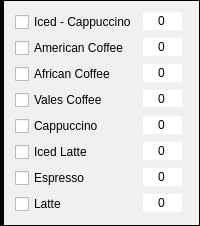
     <widget class="QGroupBox" name="drinksBox">
      <property name="minimumSize">
       <size>
        <width>173</width>
        <height>196</height>
       </size>
      </property>
      <property name="styleSheet">
       <string notr="true">QGroupBox {
	background-color: rgb(240, 240, 240);
    border: 1px solid black;
	border-left: 4px solid black;
}</string>
      </property>
      <property name="title">
       <string/>
      </property>
      <property name="checkable">
       <bool>false</bool>
      </property>
      <layout class="QFormLayout" name="formLayout_7">
       <item row="0" column="0">
        <widget class="QCheckBox" name="icedCappuccinoBox">
         <property name="text">
          <string>Iced - Cappuccino</string>
         </property>
         <property name="iconSize">
          <size>
           <width>16</width>
           <height>16</height>
          </size>
         </property>
         <property name="autoRepeat">
          <bool>false</bool>
         </property>
         <property name="tristate">
          <bool>false</bool>
         </property>
        </widget>
       </item>
       <item row="0" column="1">
        <widget class="QSpinBox" name="drinksSpinBox_icedCap">
         <property name="sizePolicy">
          <sizepolicy hsizetype="Preferred" vsizetype="Preferred">
           <horstretch>0</horstretch>
           <verstretch>0</verstretch>
          </sizepolicy>
         </property>
         <property name="minimumSize">
          <size>
           <width>35</width>
           <height>17</height>
          </size>
         </property>
         <property name="maximumSize">
          <size>
           <width>39</width>
           <height>18</height>
          </size>
         </property>
         <property name="focusPolicy">
          <enum>Qt::WheelFocus</enum>
         </property>
         <property name="contextMenuPolicy">
          <enum>Qt::DefaultContextMenu</enum>
         </property>
         <property name="styleSheet">
          <string notr="true"/>
         </property>
         <property name="wrapping">
          <bool>false</bool>
         </property>
         <property name="frame">
          <bool>false</bool>
         </property>
         <property name="alignment">
          <set>Qt::AlignCenter</set>
         </property>
         <property name="readOnly">
          <bool>false</bool>
         </property>
         <property name="buttonSymbols">
          <enum>QAbstractSpinBox::NoButtons</enum>
         </property>
         <property name="keyboardTracking">
          <bool>true</bool>
         </property>
         <property name="showGroupSeparator" stdset="0">
          <bool>false</bool>
         </property>
        </widget>
       </item>
       <item row="1" column="0">
        <widget class="QCheckBox" name="americanCoffeeBox">
         <property name="text">
          <string>American Coffee</string>
         </property>
         <property name="iconSize">
          <size>
           <width>16</width>
           <height>16</height>
          </size>
         </property>
         <property name="autoRepeat">
          <bool>false</bool>
         </property>
         <property name="tristate">
          <bool>false</bool>
         </property>
        </widget>
       </item>
       <item row="1" column="1">
        <widget class="QSpinBox" name="drinksSpinBox_american">
         <property name="sizePolicy">
          <sizepolicy hsizetype="Preferred" vsizetype="Preferred">
           <horstretch>0</horstretch>
           <verstretch>0</verstretch>
          </sizepolicy>
         </property>
         <property name="minimumSize">
          <size>
           <width>35</width>
           <height>17</height>
          </size>
         </property>
         <property name="maximumSize">
          <size>
           <width>39</width>
           <height>18</height>
          </size>
         </property>
         <property name="focusPolicy">
          <enum>Qt::WheelFocus</enum>
         </property>
         <property name="contextMenuPolicy">
          <enum>Qt::DefaultContextMenu</enum>
         </property>
         <property name="styleSheet">
          <string notr="true"/>
         </property>
         <property name="wrapping">
          <bool>false</bool>
         </property>
         <property name="frame">
          <bool>false</bool>
         </property>
         <property name="alignment">
          <set>Qt::AlignCenter</set>
         </property>
         <property name="readOnly">
          <bool>false</bool>
         </property>
         <property name="buttonSymbols">
          <enum>QAbstractSpinBox::NoButtons</enum>
         </property>
         <property name="keyboardTracking">
          <bool>true</bool>
         </property>
         <property name="showGroupSeparator" stdset="0">
          <bool>false</bool>
         </property>
        </widget>
       </item>
       <item row="2" column="0">
        <widget class="QCheckBox" name="africanCoffeeBox">
         <property name="text">
          <string>African Coffee</string>
         </property>
         <property name="iconSize">
          <size>
           <width>16</width>
           <height>16</height>
          </size>
         </property>
         <property name="autoRepeat">
          <bool>false</bool>
         </property>
         <property name="tristate">
          <bool>false</bool>
         </property>
        </widget>
       </item>
       <item row="2" column="1">
        <widget class="QSpinBox" name="drinksSpinBox_african">
         <property name="sizePolicy">
          <sizepolicy hsizetype="Preferred" vsizetype="Preferred">
           <horstretch>0</horstretch>
           <verstretch>0</verstretch>
          </sizepolicy>
         </property>
         <property name="minimumSize">
          <size>
           <width>35</width>
           <height>16</height>
          </size>
         </property>
         <property name="maximumSize">
          <size>
           <width>39</width>
           <height>18</height>
          </size>
         </property>
         <property name="focusPolicy">
          <enum>Qt::WheelFocus</enum>
         </property>
         <property name="contextMenuPolicy">
          <enum>Qt::DefaultContextMenu</enum>
         </property>
         <property name="styleSheet">
          <string notr="true"/>
         </property>
         <property name="wrapping">
          <bool>false</bool>
         </property>
         <property name="frame">
          <bool>false</bool>
         </property>
         <property name="alignment">
          <set>Qt::AlignCenter</set>
         </property>
         <property name="readOnly">
          <bool>false</bool>
         </property>
         <property name="buttonSymbols">
          <enum>QAbstractSpinBox::NoButtons</enum>
         </property>
         <property name="keyboardTracking">
          <bool>true</bool>
         </property>
         <property name="showGroupSeparator" stdset="0">
          <bool>false</bool>
         </property>
        </widget>
       </item>
       <item row="3" column="0">
        <widget class="QCheckBox" name="valesBox">
         <property name="text">
          <string>Vales Coffee</string>
         </property>
         <property name="iconSize">
          <size>
           <width>16</width>
           <height>16</height>
          </size>
         </property>
         <property name="autoRepeat">
          <bool>false</bool>
         </property>
         <property name="tristate">
          <bool>false</bool>
         </property>
        </widget>
       </item>
       <item row="3" column="1">
        <widget class="QSpinBox" name="drinksSpinBox_vales">
         <property name="sizePolicy">
          <sizepolicy hsizetype="Preferred" vsizetype="Preferred">
           <horstretch>0</horstretch>
           <verstretch>0</verstretch>
          </sizepolicy>
         </property>
         <property name="minimumSize">
          <size>
           <width>35</width>
           <height>17</height>
          </size>
         </property>
         <property name="maximumSize">
          <size>
           <width>39</width>
           <height>17</height>
          </size>
         </property>
         <property name="focusPolicy">
          <enum>Qt::WheelFocus</enum>
         </property>
         <property name="contextMenuPolicy">
          <enum>Qt::DefaultContextMenu</enum>
         </property>
         <property name="styleSheet">
          <string notr="true"/>
         </property>
         <property name="wrapping">
          <bool>false</bool>
         </property>
         <property name="frame">
          <bool>false</bool>
         </property>
         <property name="alignment">
          <set>Qt::AlignCenter</set>
         </property>
         <property name="readOnly">
          <bool>false</bool>
         </property>
         <property name="buttonSymbols">
          <enum>QAbstractSpinBox::NoButtons</enum>
         </property>
         <property name="keyboardTracking">
          <bool>true</bool>
         </property>
         <property name="showGroupSeparator" stdset="0">
          <bool>false</bool>
         </property>
        </widget>
       </item>
       <item row="4" column="0">
        <widget class="QCheckBox" name="CappuccinoBox">
         <property name="text">
          <string>Cappuccino</string>
         </property>
         <property name="iconSize">
          <size>
           <width>16</width>
           <height>16</height>
          </size>
         </property>
         <property name="autoRepeat">
          <bool>false</bool>
         </property>
         <property name="tristate">
          <bool>false</bool>
         </property>
        </widget>
       </item>
       <item row="4" column="1">
        <widget class="QSpinBox" name="drinksSpinBox_cappuccino">
         <property name="sizePolicy">
          <sizepolicy hsizetype="Preferred" vsizetype="Preferred">
           <horstretch>0</horstretch>
           <verstretch>0</verstretch>
          </sizepolicy>
         </property>
         <property name="minimumSize">
          <size>
           <width>35</width>
           <height>17</height>
          </size>
         </property>
         <property name="maximumSize">
          <size>
           <width>39</width>
           <height>18</height>
          </size>
         </property>
         <property name="focusPolicy">
          <enum>Qt::WheelFocus</enum>
         </property>
         <property name="contextMenuPolicy">
          <enum>Qt::DefaultContextMenu</enum>
         </property>
         <property name="styleSheet">
          <string notr="true"/>
         </property>
         <property name="wrapping">
          <bool>false</bool>
         </property>
         <property name="frame">
          <bool>false</bool>
         </property>
         <property name="alignment">
          <set>Qt::AlignCenter</set>
         </property>
         <property name="readOnly">
          <bool>false</bool>
         </property>
         <property name="buttonSymbols">
          <enum>QAbstractSpinBox::NoButtons</enum>
         </property>
         <property name="keyboardTracking">
          <bool>true</bool>
         </property>
         <property name="showGroupSeparator" stdset="0">
          <bool>false</bool>
         </property>
        </widget>
       </item>
       <item row="5" column="0">
        <widget class="QCheckBox" name="icedlatteBox">
         <property name="text">
          <string>Iced Latte</string>
         </property>
         <property name="iconSize">
          <size>
           <width>16</width>
           <height>16</height>
          </size>
         </property>
         <property name="autoRepeat">
          <bool>false</bool>
         </property>
         <property name="tristate">
          <bool>false</bool>
         </property>
        </widget>
       </item>
       <item row="5" column="1">
        <widget class="QSpinBox" name="drinksSpinBox_icedlatte">
         <property name="sizePolicy">
          <sizepolicy hsizetype="Preferred" vsizetype="Preferred">
           <horstretch>0</horstretch>
           <verstretch>0</verstretch>
          </sizepolicy>
         </property>
         <property name="minimumSize">
          <size>
           <width>35</width>
           <height>17</height>
          </size>
         </property>
         <property name="maximumSize">
          <size>
           <width>39</width>
           <height>18</height>
          </size>
         </property>
         <property name="focusPolicy">
          <enum>Qt::WheelFocus</enum>
         </property>
         <property name="contextMenuPolicy">
          <enum>Qt::DefaultContextMenu</enum>
         </property>
         <property name="styleSheet">
          <string notr="true"/>
         </property>
         <property name="wrapping">
          <bool>false</bool>
         </property>
         <property name="frame">
          <bool>false</bool>
         </property>
         <property name="alignment">
          <set>Qt::AlignCenter</set>
         </property>
         <property name="readOnly">
          <bool>false</bool>
         </property>
         <property name="buttonSymbols">
          <enum>QAbstractSpinBox::NoButtons</enum>
         </property>
         <property name="keyboardTracking">
          <bool>true</bool>
         </property>
         <property name="showGroupSeparator" stdset="0">
          <bool>false</bool>
         </property>
        </widget>
       </item>
       <item row="6" column="0">
        <widget class="QCheckBox" name="espressoBox">
         <property name="text">
          <string>Espresso</string>
         </property>
         <property name="iconSize">
          <size>
           <width>16</width>
           <height>16</height>
          </size>
         </property>
         <property name="autoRepeat">
          <bool>false</bool>
         </property>
         <property name="tristate">
          <bool>false</bool>
         </property>
        </widget>
       </item>
       <item row="6" column="1">
        <widget class="QSpinBox" name="drinksSpinBox_espresso">
         <property name="sizePolicy">
          <sizepolicy hsizetype="Preferred" vsizetype="Preferred">
           <horstretch>0</horstretch>
           <verstretch>0</verstretch>
          </sizepolicy>
         </property>
         <property name="minimumSize">
          <size>
           <width>35</width>
           <height>16</height>
          </size>
         </property>
         <property name="maximumSize">
          <size>
           <width>39</width>
           <height>18</height>
          </size>
         </property>
         <property name="focusPolicy">
          <enum>Qt::WheelFocus</enum>
         </property>
         <property name="contextMenuPolicy">
          <enum>Qt::DefaultContextMenu</enum>
         </property>
         <property name="styleSheet">
          <string notr="true"/>
         </property>
         <property name="wrapping">
          <bool>false</bool>
         </property>
         <property name="frame">
          <bool>false</bool>
         </property>
         <property name="alignment">
          <set>Qt::AlignCenter</set>
         </property>
         <property name="readOnly">
          <bool>false</bool>
         </property>
         <property name="buttonSymbols">
          <enum>QAbstractSpinBox::NoButtons</enum>
         </property>
         <property name="keyboardTracking">
          <bool>true</bool>
         </property>
         <property name="showGroupSeparator" stdset="0">
          <bool>false</bool>
         </property>
        </widget>
       </item>
       <item row="7" column="0">
        <widget class="QCheckBox" name="latteBox">
         <property name="text">
          <string>Latte</string>
         </property>
         <property name="iconSize">
          <size>
           <width>16</width>
           <height>16</height>
          </size>
         </property>
         <property name="autoRepeat">
          <bool>false</bool>
         </property>
         <property name="tristate">
          <bool>false</bool>
         </property>
        </widget>
       </item>
       <item row="7" column="1">
        <widget class="QSpinBox" name="drinksSpinBox_latte">
         <property name="sizePolicy">
          <sizepolicy hsizetype="Preferred" vsizetype="Preferred">
           <horstretch>0</horstretch>
           <verstretch>0</verstretch>
          </sizepolicy>
         </property>
         <property name="minimumSize">
          <size>
           <width>35</width>
           <height>17</height>
          </size>
         </property>
         <property name="maximumSize">
          <size>
           <width>39</width>
           <height>18</height>
          </size>
         </property>
         <property name="focusPolicy">
          <enum>Qt::WheelFocus</enum>
         </property>
         <property name="contextMenuPolicy">
          <enum>Qt::DefaultContextMenu</enum>
         </property>
         <property name="styleSheet">
          <string notr="true"/>
         </property>
         <property name="wrapping">
          <bool>false</bool>
         </property>
         <property name="frame">
          <bool>false</bool>
         </property>
         <property name="alignment">
          <set>Qt::AlignCenter</set>
         </property>
         <property name="readOnly">
          <bool>false</bool>
         </property>
         <property name="buttonSymbols">
          <enum>QAbstractSpinBox::NoButtons</enum>
         </property>
         <property name="keyboardTracking">
          <bool>true</bool>
         </property>
         <property name="showGroupSeparator" stdset="0">
          <bool>false</bool>
         </property>
        </widget>
       </item>
      </layout>
     </widget>
